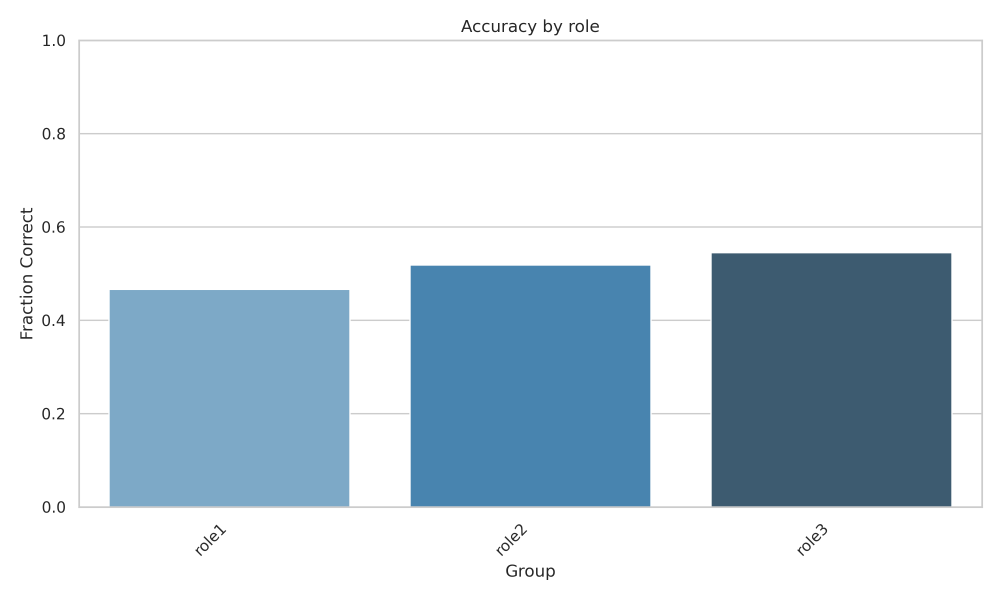
#> input picture accuracy_by_role.png, 3000 x 1800 px (shown at 1/3 size)
$ python -i image_processor.py   (imports and definitions only)
#> lines starting #> are read from the running program, lines starting #| are printed output that depends on the picture; after the words box and inside, x2 and y2 are one past the last pixel; in counts of white or black regions, pixels touching at a corner belong together
import os
import logging
import uuid
from fastapi import UploadFile
from PIL import Image
import cv2

class ImageProcessor:
    """
    A class to handle image processing tasks such as smart cropping and image uploading.
    """

    def __init__(self, images_dir="images"):
        self.images_dir = images_dir
        os.makedirs(self.images_dir, exist_ok=True)

    def smart_crop(self, image_path, output_path):
        """
        Smartly crop the image to focus on the prominent object without resizing to a fixed size.

        Parameters:
            image_path (str): Path to the input image.
            output_path (str): Path to save the cropped image.

        Returns:
            bool: True if the image was processed successfully, False otherwise.
        """
#> called with image_path = '../accuracy_by_role.png', output_path = 'out.png'
        try:
            # Read the image using OpenCV
            img_cv = cv2.imread(image_path)
#> img_cv is the input picture: shape (1800, 3000, 3); mean B, G, R 226.7, 217.9, 205.3
            if img_cv is None:
                logging.error(f"Failed to read image: {image_path}")
                return False

            gray = cv2.cvtColor(img_cv, cv2.COLOR_BGR2GRAY)
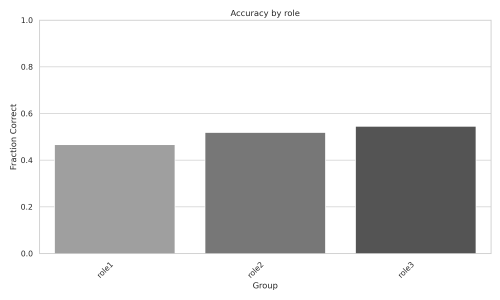
#> gray: shape (1800, 3000) (shown at 1/6 size); min 38, max 255, mean 215

            # Use OpenCV to find the largest contour
            blurred = cv2.GaussianBlur(gray, (5, 5), 0)
            _, thresh = cv2.threshold(blurred, 0, 255, cv2.THRESH_BINARY + cv2.THRESH_OTSU)
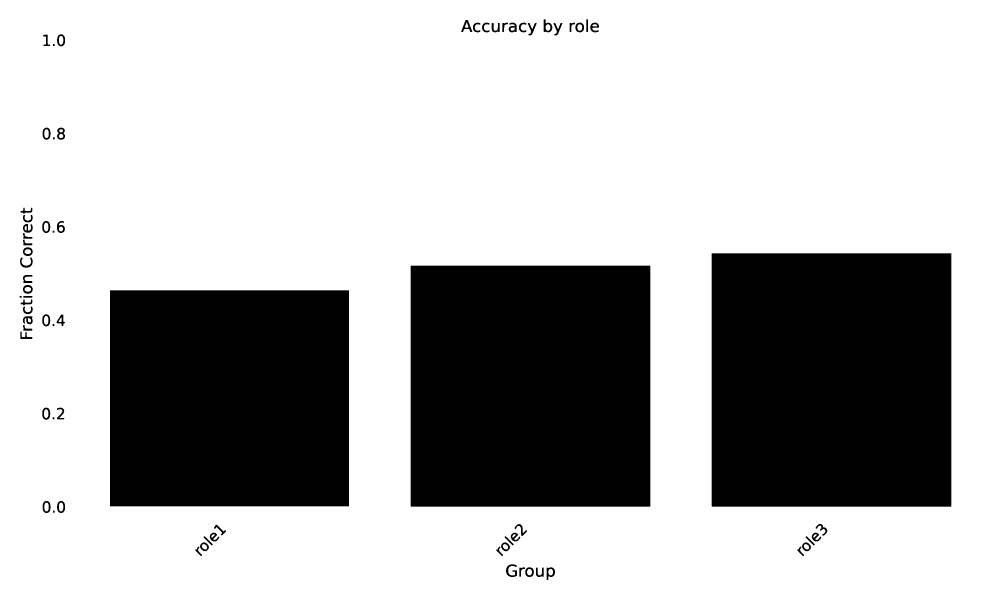
#> thresh: shape (1800, 3000) (shown at 1/3 size); 71.3% white; 71 black regions, largest, box (x1, y1, x2, y2) and area: (2135, 760, 2854, 1520) 546438, (1232, 797, 1951, 1520) 519833, (330, 871, 1047, 1519) 464616
            contours, _ = cv2.findContours(thresh, cv2.RETR_EXTERNAL, cv2.CHAIN_APPROX_SIMPLE)
#> contours = [[[0, 0], [0, 1799], [2999, 1799], [2999, 0]]]

            if contours:
                largest_contour = max(contours, key=cv2.contourArea)
#> largest_contour = [[0, 0], [0, 1799], [2999, 1799], [2999, 0]]
                x, y, w, h = cv2.boundingRect(largest_contour)
#> x = 0; y = 0; w = 3000; h = 1800
                logging.info(f"Largest contour found with bounding box: x={x}, y={y}, w={w}, h={h}")
            else:
                # Fallback to center crop if no contours are found
                logging.warning(f"No prominent object detected in {image_path}, falling back to full image.")
                height, width = img_cv.shape[:2]
                x, y, w, h = 0, 0, width, height

            # Expand the bounding box slightly (optional)
            margin = 0.1
            x = max(int(x - w * margin), 0)
            y = max(int(y - h * margin), 0)
            w = min(int(w * (1 + margin * 2)), img_cv.shape[1] - x)
            h = min(int(h * (1 + margin * 2)), img_cv.shape[0] - y)
            logging.info(f"Expanded bounding box: x={x}, y={y}, w={w}, h={h}")

            # Crop without resizing
            cropped_img = img_cv[y:y+h, x:x+w]

            # Save the processed image as a PIL image (converting color from BGR to RGB)
            Image.fromarray(cv2.cvtColor(cropped_img, cv2.COLOR_BGR2RGB)).save(output_path)
            logging.info(f"Smart cropped image (no resize) saved to {output_path}")

            return True

        except Exception as e:
            logging.error(f"Error during cropping: {e}")
            return False

    async def process_uploaded_image(self, upload_file: UploadFile, base_url: str) -> str:
        """
        Processes an uploaded image file: saves it temporarily, applies smart cropping,
        saves the final image, and returns the URL to the final image.

        Parameters:
            upload_file (UploadFile): The uploaded image file.
            base_url (str): The base URL to use when generating the file URL.

        Returns:
            str: The URL to the final processed image, or None if processing failed.
        """
        try:
            # Generate a unique filename
            file_extension = os.path.splitext(upload_file.filename)[-1]
            unique_filename = f"{uuid.uuid4()}{file_extension}"
            temp_path = os.path.join(self.images_dir, f"temp_{unique_filename}")
            final_path = os.path.join(self.images_dir, unique_filename)

            # Save the uploaded file temporarily
            with open(temp_path, "wb") as buffer:
                file_content = await upload_file.read()
                buffer.write(file_content)
            logging.info(f"Uploaded file saved temporarily at {temp_path}")

            # Apply smart cropping (no resize)
            success = self.smart_crop(temp_path, final_path)
            if not success:
                logging.error(f"Smart cropping failed for {temp_path}")
                os.remove(temp_path)  # Clean up the temporary file
                return None
            logging.info(f"Smart cropped image saved at {final_path}")

            # Remove the temporary file
            os.remove(temp_path)
            logging.info(f"Temporary file {temp_path} removed")

            # Generate the file URL
            file_url = f"{base_url}/{self.images_dir}/{unique_filename}"
            logging.info(f"File URL generated: {file_url}")

            return file_url

        except Exception as e:
            logging.error(f"Error processing uploaded image: {e}")
            return None


# [20 lines not run here, left out]

>>> result = ImageProcessor().smart_crop('../accuracy_by_role.png', 'out.png')

$ run again, on accuracy_by_stage.png
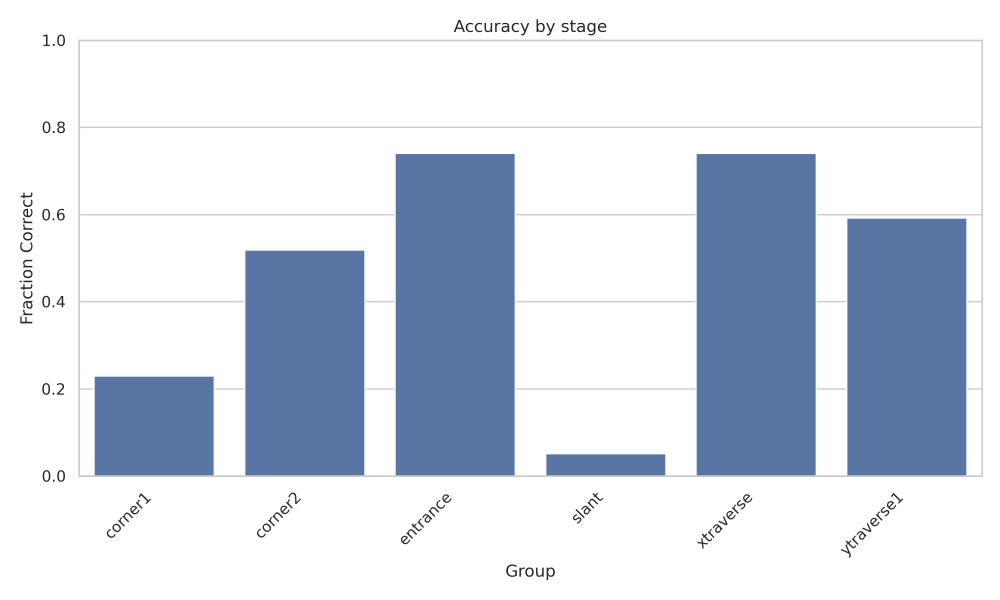
#> input picture accuracy_by_stage.png, 3000 x 1800 px (shown at 1/3 size)
#> in smart_crop, img_cv is the input picture: shape (1800, 3000, 3); mean B, G, R 230.9, 219.4, 212.4
#> in smart_crop, `gray = cv2.cvtColor(img_cv, cv2.COLOR_BGR2GRAY)`:
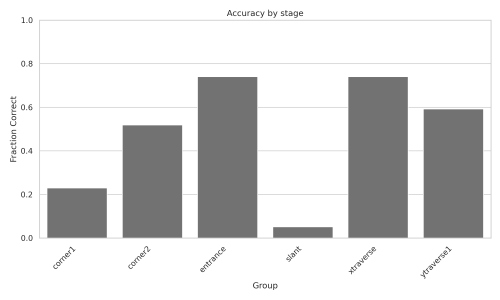
#> gray: shape (1800, 3000) (shown at 1/6 size); min 38, max 255, mean 218.6
#> in smart_crop, `_, thresh = cv2.threshold(blurred, 0, 255, cv2.THRESH_BINARY + cv2.THR..`:
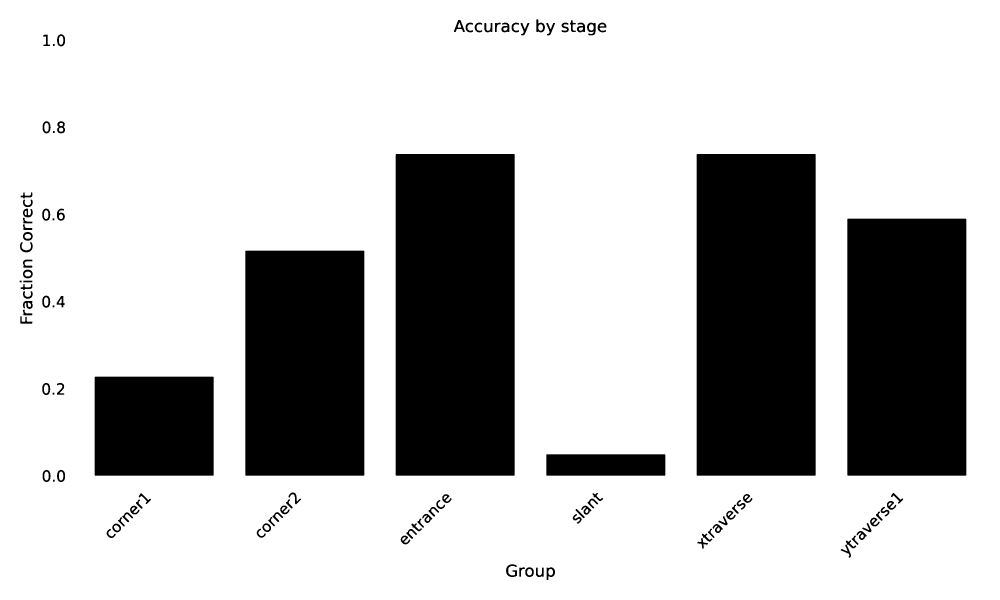
#> thresh: shape (1800, 3000) (shown at 1/3 size); 74.7% white; 106 black regions, largest, box (x1, y1, x2, y2) and area: (1187, 462, 1544, 1427) 344501, (2090, 462, 2447, 1427) 344501, (2542, 656, 2899, 1427) 275243
#> contours = [[[0, 0], [0, 1799], [2999, 1799], [2999, 0]]]
#> largest_contour = [[0, 0], [0, 1799], [2999, 1799], [2999, 0]]
#> x = 0; w = 3000; h = 1800

$ run again, on accuracy_by_stage_role.png
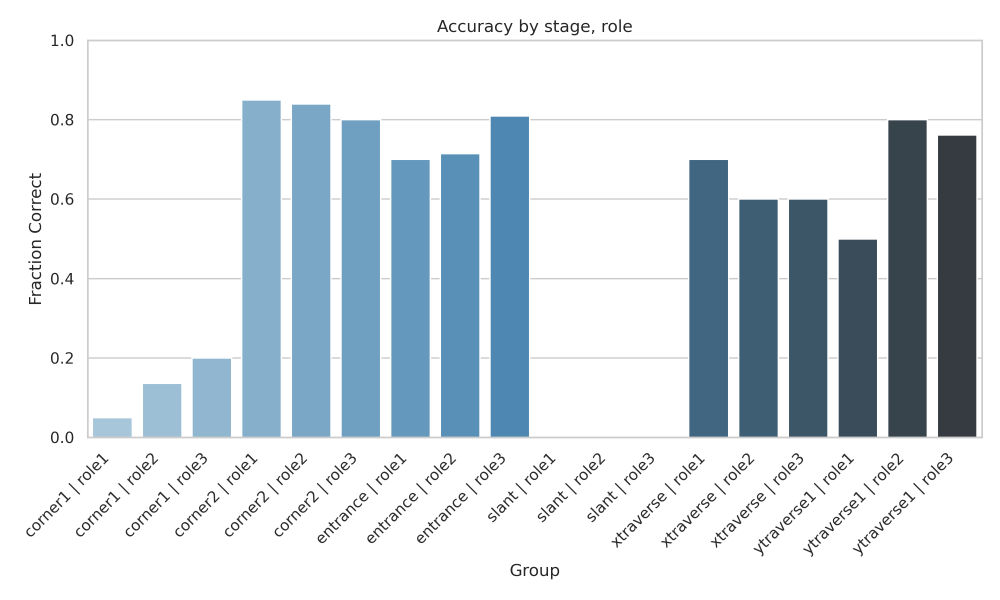
#> input picture accuracy_by_stage_role.png, 3000 x 1800 px (shown at 1/3 size)
#> in smart_crop, img_cv is the input picture: shape (1800, 3000, 3); mean B, G, R 227.6, 221.7, 213.4
#> in smart_crop, `gray = cv2.cvtColor(img_cv, cv2.COLOR_BGR2GRAY)`:
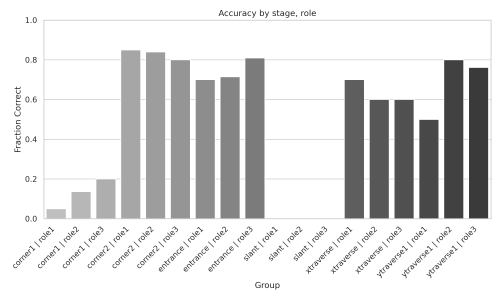
#> gray: shape (1800, 3000) (shown at 1/6 size); min 38, max 255, mean 219.9
#> in smart_crop, `_, thresh = cv2.threshold(blurred, 0, 255, cv2.THRESH_BINARY + cv2.THR..`:
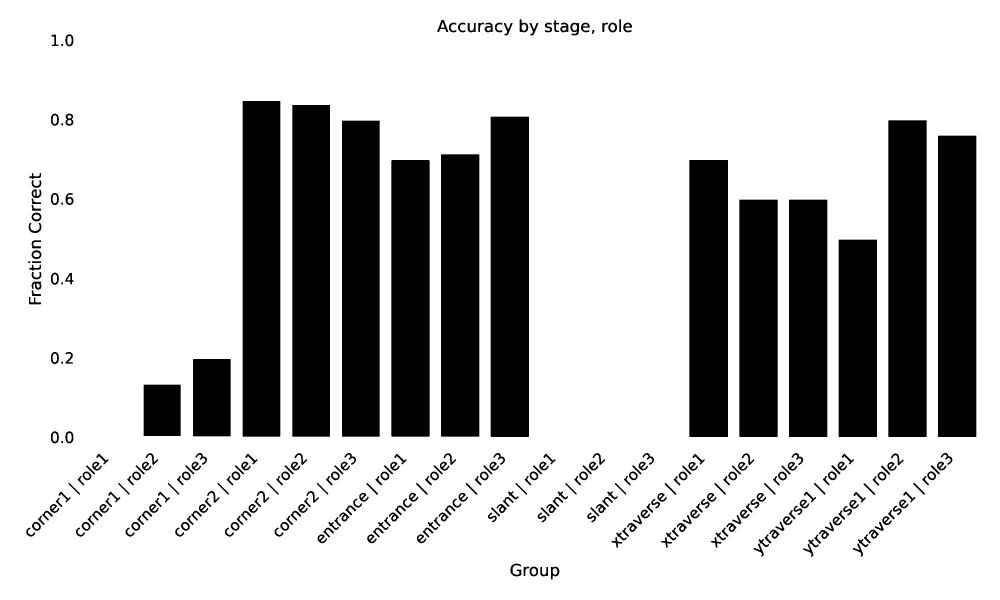
#> thresh: shape (1800, 3000) (shown at 1/3 size); 75.8% white; 319 black regions, largest, box (x1, y1, x2, y2) and area: (728, 303, 841, 1310) 113789, (877, 315, 990, 1310) 112435, (1472, 350, 1587, 1311) 110509
#> contours = [[[0, 0], [0, 1799], [2999, 1799], [2999, 0]]]
#> largest_contour = [[0, 0], [0, 1799], [2999, 1799], [2999, 0]]
#> x = 0; w = 3000; h = 1800
